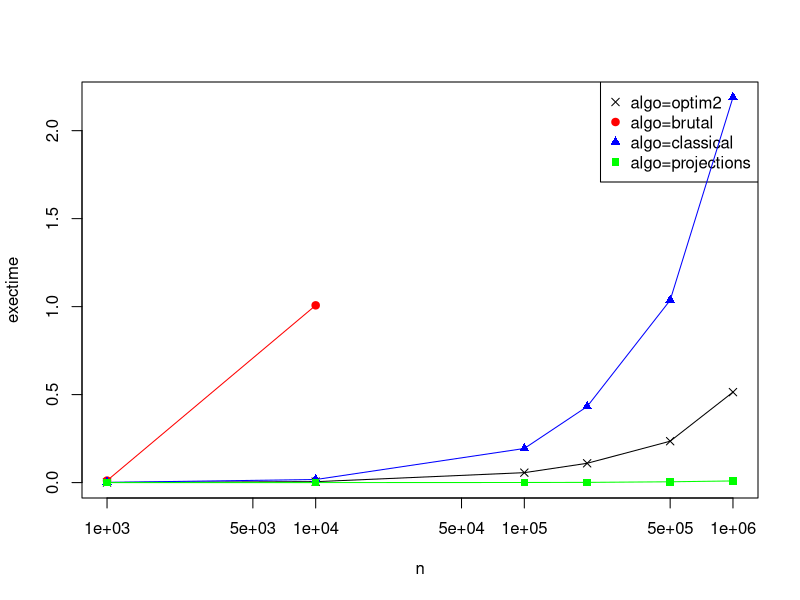

This figure's R source:
pdf('_results/chart-1.pdf', height=6.000000, width=6.000000)
cols <- as.vector(c('#000000','#FF0000','#0000FF','#00FF00'))
pchs <- as.vector(c(4,19,17,15,25,0,2,5,6,3,1,7,8,9,10,24,23,18))
data0 <- matrix(c(1000.000000,10000.000000,100000.000000,200000.000000,500000.000000,1000000.000000,0.000592,0.005311,0.056483,0.109723,0.235258,0.514093),ncol=2)
data1 <- matrix(c(1000.000000,10000.000000,100000.000000,200000.000000,500000.000000,1000000.000000,0.011414,1.007353,NA,NA,NA,NA),ncol=2)
data2 <- matrix(c(1000.000000,10000.000000,100000.000000,200000.000000,500000.000000,1000000.000000,0.001124,0.017467,0.193951,0.432190,1.036300,2.188950),ncol=2)
data3 <- matrix(c(1000.000000,10000.000000,100000.000000,200000.000000,500000.000000,1000000.000000,0.000008,0.000064,0.000557,0.001226,0.004579,0.009389),ncol=2)
corner1 <- matrix(c(NA,NA),ncol=2)
corner2 <- matrix(c(NA,NA),ncol=2)
plot(rbind(data0,data1,data2,data3,corner1,corner2), type='n', xlab='n', ylab='exectime', log='x')
legend('topright', c('algo=optim2','algo=brutal','algo=classical','algo=projections'), col=cols, pch=pchs)
points(data0,col=cols[1],pch=pchs[1],type='l')
points(data0,col=cols[1],pch=pchs[1],type='p')
points(data1,col=cols[2],pch=pchs[2],type='l')
points(data1,col=cols[2],pch=pchs[2],type='p')
points(data2,col=cols[3],pch=pchs[3],type='l')
points(data2,col=cols[3],pch=pchs[3],type='p')
points(data3,col=cols[4],pch=pchs[4],type='l')
points(data3,col=cols[4],pch=pchs[4],type='p')
title(main='', col.main='black', font.main=1, cex.main=1)
dev.off()